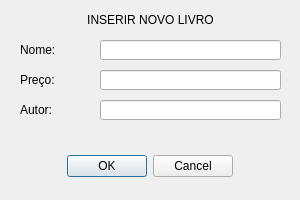
<?xml version="1.0" encoding="UTF-8"?>
<ui version="4.0">
 <class>IncluirLivro</class>
 <widget class="QDialog" name="IncluirLivro">
  <property name="geometry">
   <rect>
    <x>0</x>
    <y>0</y>
    <width>300</width>
    <height>200</height>
   </rect>
  </property>
  <property name="windowTitle">
   <string>Incluir livro</string>
  </property>
  <widget class="QDialogButtonBox" name="buttonBox">
   <property name="geometry">
    <rect>
     <x>0</x>
     <y>150</y>
     <width>300</width>
     <height>32</height>
    </rect>
   </property>
   <property name="orientation">
    <enum>Qt::Horizontal</enum>
   </property>
   <property name="standardButtons">
    <set>QDialogButtonBox::Cancel|QDialogButtonBox::Ok</set>
   </property>
   <property name="centerButtons">
    <bool>true</bool>
   </property>
  </widget>
  <widget class="QLabel" name="label">
   <property name="geometry">
    <rect>
     <x>80</x>
     <y>10</y>
     <width>141</width>
     <height>20</height>
    </rect>
   </property>
   <property name="text">
    <string>INSERIR NOVO LIVRO</string>
   </property>
   <property name="alignment">
    <set>Qt::AlignCenter</set>
   </property>
  </widget>
  <widget class="QLabel" name="label_nome">
   <property name="geometry">
    <rect>
     <x>20</x>
     <y>40</y>
     <width>63</width>
     <height>20</height>
    </rect>
   </property>
   <property name="text">
    <string>Nome:</string>
   </property>
  </widget>
  <widget class="QLabel" name="label_preco">
   <property name="geometry">
    <rect>
     <x>20</x>
     <y>70</y>
     <width>63</width>
     <height>20</height>
    </rect>
   </property>
   <property name="text">
    <string>Preço:</string>
   </property>
  </widget>
  <widget class="QLabel" name="label_autor">
   <property name="geometry">
    <rect>
     <x>20</x>
     <y>100</y>
     <width>63</width>
     <height>20</height>
    </rect>
   </property>
   <property name="text">
    <string>Autor:</string>
   </property>
  </widget>
  <widget class="QLineEdit" name="lineEdit_nome">
   <property name="geometry">
    <rect>
     <x>100</x>
     <y>40</y>
     <width>181</width>
     <height>20</height>
    </rect>
   </property>
  </widget>
  <widget class="QLineEdit" name="lineEdit_preco">
   <property name="geometry">
    <rect>
     <x>100</x>
     <y>70</y>
     <width>181</width>
     <height>20</height>
    </rect>
   </property>
  </widget>
  <widget class="QLineEdit" name="lineEdit_autor">
   <property name="geometry">
    <rect>
     <x>100</x>
     <y>100</y>
     <width>181</width>
     <height>20</height>
    </rect>
   </property>
  </widget>
 </widget>
 <resources/>
 <connections>
  <connection>
   <sender>buttonBox</sender>
   <signal>accepted()</signal>
   <receiver>IncluirLivro</receiver>
   <slot>accept()</slot>
   <hints>
    <hint type="sourcelabel">
     <x>218</x>
     <y>164</y>
    </hint>
    <hint type="destinationlabel">
     <x>157</x>
     <y>199</y>
    </hint>
   </hints>
  </connection>
  <connection>
   <sender>buttonBox</sender>
   <signal>rejected()</signal>
   <receiver>IncluirLivro</receiver>
   <slot>reject()</slot>
   <hints>
    <hint type="sourcelabel">
     <x>286</x>
     <y>170</y>
    </hint>
    <hint type="destinationlabel">
     <x>286</x>
     <y>199</y>
    </hint>
   </hints>
  </connection>
 </connections>
</ui>
